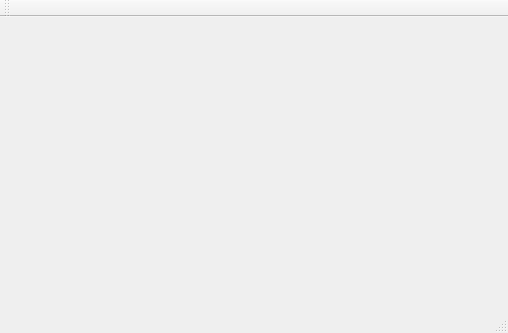
<?xml version="1.0" encoding="UTF-8"?>
<ui version="4.0">
 <class>MainWindow</class>
 <widget class="QMainWindow" name="MainWindow">
  <property name="geometry">
   <rect>
    <x>0</x>
    <y>0</y>
    <width>508</width>
    <height>333</height>
   </rect>
  </property>
  <property name="windowTitle">
   <string>MainWindow</string>
  </property>
  <widget class="QWidget" name="centralWidget"/>
  <widget class="QMenuBar" name="menuBar">
   <property name="geometry">
    <rect>
     <x>0</x>
     <y>0</y>
     <width>508</width>
     <height>23</height>
    </rect>
   </property>
  </widget>
  <widget class="QToolBar" name="mainToolBar">
   <attribute name="toolBarArea">
    <enum>TopToolBarArea</enum>
   </attribute>
   <attribute name="toolBarBreak">
    <bool>false</bool>
   </attribute>
  </widget>
  <widget class="QStatusBar" name="statusBar"/>
 </widget>
 <layoutdefault spacing="6" margin="11"/>
 <resources/>
 <connections/>
</ui>
